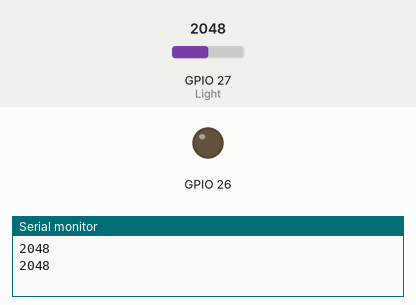
This sketch was run on a simulated ESP32. Parts: output pins drawn as LEDs (lit = HIGH), the last lines printed to the serial monitor. Inputs (shaded band) come from the test bench; at power-on: GPIO 27 (Light) = 2048.

Above: at 2.2 s.
2.3 s: GPIO 27 (Light) set to 1833
4.2 s: GPIO 27 (Light) set to 1736
At 5.6 s:
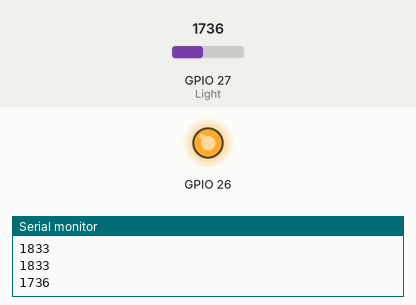
6.5 s: GPIO 27 (Light) set to 1840
At 8.2 s:
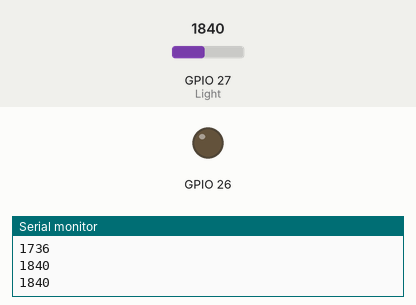
8.5 s: GPIO 27 (Light) set to 1760
At 9.9 s:
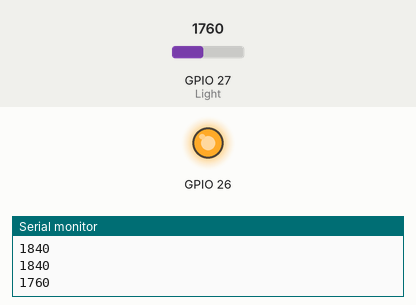
Timing chart, 0 to 11.5 s (numbered marks = the images above; inputs shaded):
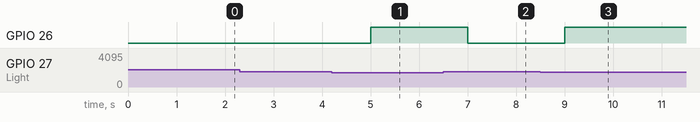

Measured:
- the behaviour switches between 1800 and 1799 on GPIO 27 (Light) (found by bisection; images 0 and 1)
- after the input at 4.2 s, GPIO 26: LOW → HIGH after 0.80 s
- after the input at 6.5 s, GPIO 26: HIGH → LOW after 0.50 s
- after the input at 8.5 s, GPIO 26: LOW → HIGH after 0.50 s

The sketch:

LDR.ino
```cpp
#define Light 27

 void setup() {
 Serial.begin(115200);
 pinMode (26, OUTPUT);
 delay(1000);
 }

 void loop() {
 int val = analogRead(Light);

   if (val<1800)
   {
    digitalWrite (26, HIGH);
   }
  else
  {
    digitalWrite (26, LOW);
  }

 Serial.println(val);
 delay(1000);
 }
```
